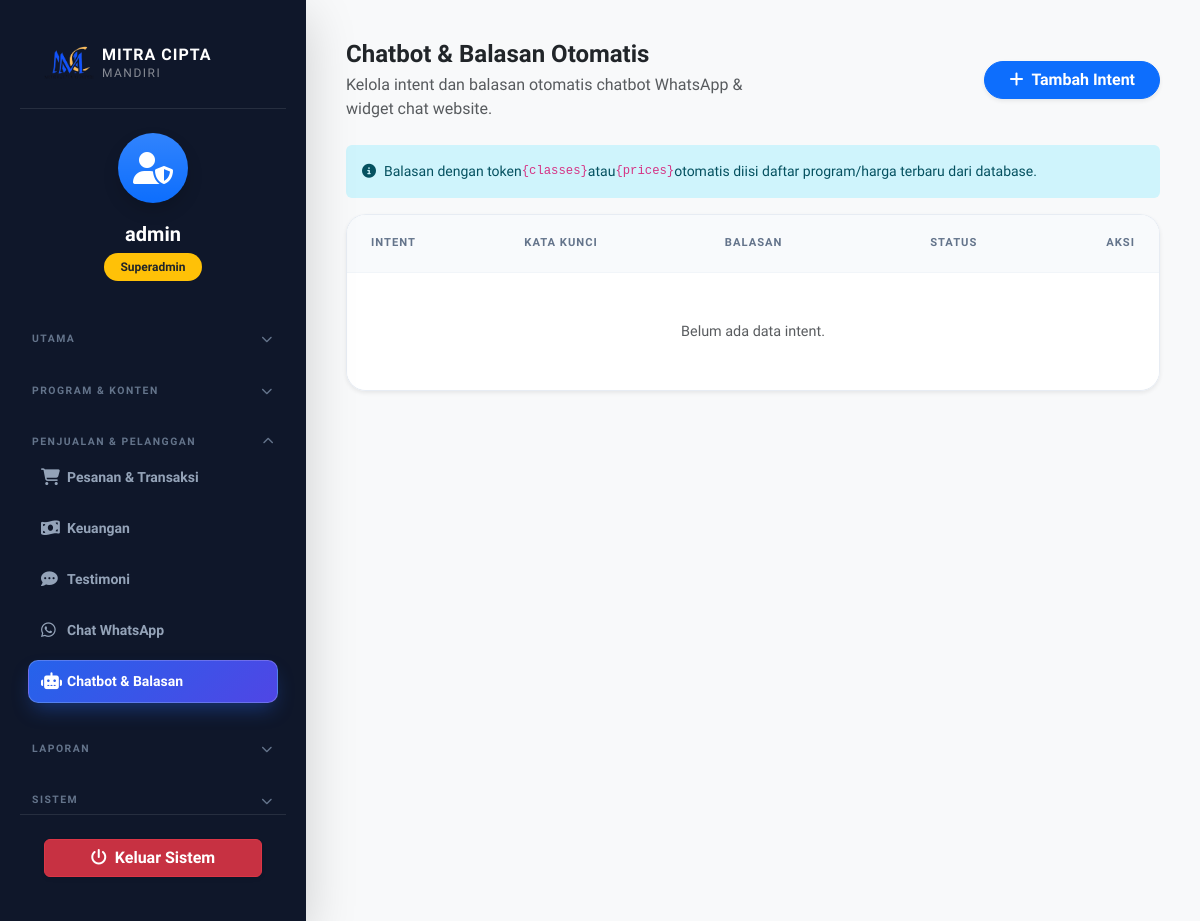
Before: /admin/dashboard.php?page=chatbot (signed in) with the older database file.
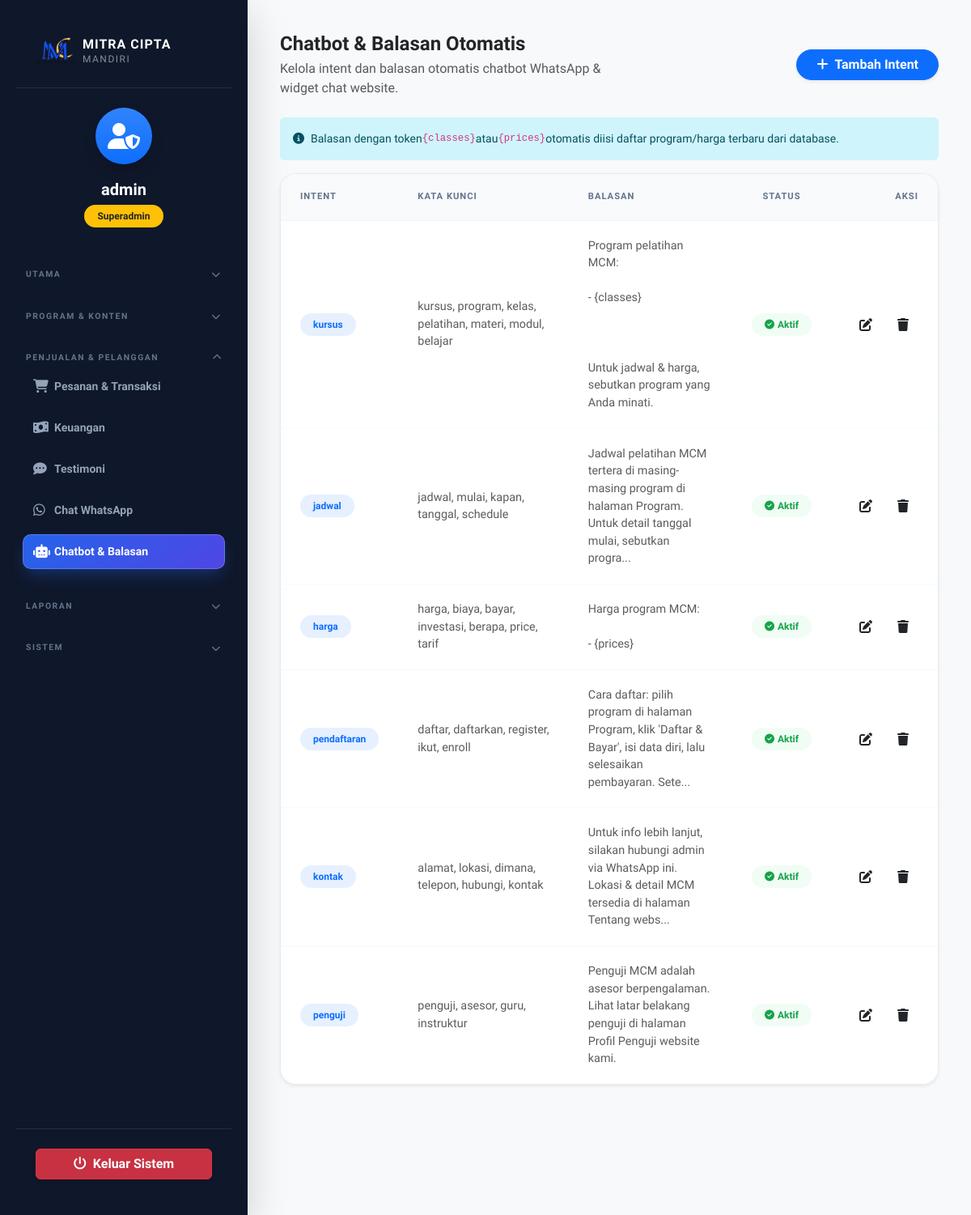
After: the same page with the newer database file.
### tables this page shows
CREATE TABLE IF NOT EXISTS `chatbot_intents` (
  `id` int NOT NULL AUTO_INCREMENT,
  `intent` varchar(50) NOT NULL,
  `keywords` text NOT NULL,
  `reply` text NOT NULL,
  `enabled` tinyint(1) NOT NULL DEFAULT '1',
  `created_at` timestamp NOT NULL DEFAULT CURRENT_TIMESTAMP,
  PRIMARY KEY (`id`),
  UNIQUE KEY `intent` (`intent`)
);

### admin/pages/chatbot.php (the view)
<div class="row align-items-center mb-4 g-3">
    <div class="col-md-6">
        <h2 class="fw-bold mb-1 text-dark">Chatbot & Balasan Otomatis</h2>
        <p class="text-muted mb-0">Kelola intent dan balasan otomatis chatbot WhatsApp & widget chat website.</p>
    </div>
    <div class="col-md-6 text-md-end">
        <button class="btn btn-primary rounded-pill px-4 fw-bold shadow-sm" onclick="resetChatbotIntentForm()">
            <i class="fas fa-plus me-2"></i>Tambah Intent
        </button>
    </div>
</div>
<div class="alert alert-info border-0 small d-flex align-items-center">
    <i class="fas fa-info-circle me-2"></i>
    Balasan dengan token <code>{classes}</code> atau <code>{prices}</code> otomatis diisi daftar program/harga terbaru dari database.
</div>
<div class="card border-0 shadow-sm">
    <div class="card-body p-0">
        <div class="table-responsive">
            <table class="table align-middle">
                <thead class="bg-light text-secondary small text-uppercase">
                    <tr>
                        <th class="ps-4">Intent</th>
                        <th>Kata Kunci</th>
                        <th>Balasan</th>
                        <th class="text-center">Status</th>
                        <th class="text-end pe-4">Aksi</th>
                    </tr>
                </thead>
                <tbody>
                    <?php if (empty($chatbotIntents)): ?>
                        <tr><td colspan="5" class="text-center py-5 text-muted">Belum ada data intent.</td></tr>
                    <?php else: ?>
                        <?php foreach ($chatbotIntents as $ci): ?>
                            <tr>
                                <td class="ps-4"><span class="badge bg-primary bg-opacity-10 text-primary"><?php echo htmlspecialchars($ci['intent']); ?></span></td>
                                <td class="small text-muted"><?php echo htmlspecialchars($ci['keywords']); ?></td>
                                <td class="small text-muted" style="max-width: 300px;">
                                    <div class="text-truncate" style="white-space: pre-line;" title="<?php echo htmlspecialchars($ci['reply']); ?>"><?php echo nl2br(htmlspecialchars(mb_strimwidth($ci['reply'], 0, 120, '...'))); ?></div>
                                </td>
                                <td class="text-center">
                                    <?php if ((int)$ci['enabled'] === 1): ?>
                                        <span class="badge badge-soft-success"><i class="fas fa-check-circle me-1"></i>Aktif</span>
                                    <?php else: ?>
                                        <span class="badge badge-soft-secondary">Nonaktif</span>
                                    <?php endif; ?>
                                </td>
                                <td class="text-end pe-4">
                                    <div class="d-flex justify-content-end gap-2">
                                        <button class="btn btn-action btn-soft-primary" onclick="editChatbotIntent(<?php echo htmlspecialchars(json_encode($ci)); ?>)">
                                            <i class="fas fa-edit"></i>
                                        </button>
                                        <button class="btn btn-action btn-soft-danger" onclick="deleteItem('chatbot', <?php echo $ci['id']; ?>)">
                                            <i class="fas fa-trash"></i>
                                        </button>
                                    </div>
                                </td>
                            </tr>
                        <?php endforeach; ?>
                    <?php endif; ?>
                </tbody>
            </table>
        </div>
    </div>
</div>

### admin/includes/head.php (shortened to what this page needs)
<!DOCTYPE html>
<html lang="id">
<head>
    <link href="https://cdn.jsdelivr.net/npm/bootstrap@5.3.0/dist/css/bootstrap.min.css" rel="stylesheet">
    <link rel="stylesheet" href="https://cdnjs.cloudflare.com/ajax/libs/font-awesome/6.4.0/css/all.min.css">
    <link href="https://unpkg.com/aos@2.3.1/dist/aos.css" rel="stylesheet">
</head>
<body>
<?php include __DIR__ . '/sidebar.php'; ?>
<div class="main-content bg-light" style="min-height: 100vh;">

### admin/includes/sidebar.php (shortened to what this page needs)
<?php
$groupMap = ['dashboard' => 'utama', 'classes' => 'program', 'categories' => 'program', 'instructors' => 'program', 'materials' => 'program', 'users' => 'program', 'gallery' => 'program', 'certs' => 'program', 'orders' => 'penjualan', 'finance' => 'penjualan', 'testimonials' => 'penjualan', 'chat' => 'penjualan', 'chatbot' => 'penjualan', 'reports' => 'laporan', 'admins' => 'sistem', 'settings' => 'sistem'];
$activeGroup = $groupMap[$page] ?? 'utama';
function mcm_group($id, $label, $key, $activeGroup) {
    $open = $activeGroup === $key ? ' show' : '';
    $expanded = $activeGroup === $key ? 'true' : 'false';
    return '<button class="sidebar-group-toggle" type="button" data-bs-toggle="collapse" data-bs-target="#grp-' . $id . '" aria-expanded="' . $expanded . '">'
        . '<span>' . $label . '</span><i class="fas fa-chevron-down"></i></button>'
        . '<div class="collapse' . $open . '" id="grp-' . $id . '">';
}
function mcm_item($page, $target, $icon, $label) {
    return '<li class="nav-item mb-1"><a href="?page=' . $target . '" class="nav-link ' . ($page === $target ? 'active' : '') . '">'
        . '<i class="' . $icon . '"></i> ' . $label . '</a></li>';
}
?>
<div class="sidebar d-flex flex-column shadow-lg" id="sidebar">
    <div class="p-4 d-flex align-items-center justify-content-between border-bottom border-secondary border-opacity-25">
        <a class="text-decoration-none d-flex align-items-center" href="#">
            <img src="../assets/img/logo.png" alt="MCM Logo" height="40" class="me-2">
            <div class="brand-text">
                <div class="fw-bold fs-6 text-white" style="letter-spacing: 1px; line-height: 1.1;">MITRA CIPTA</div>
                <div class="text-white-50" style="letter-spacing: 1.5px; font-size: 0.75rem;">MANDIRI</div>
            </div>
        </a>
    </div>
    <div class="px-4 py-4 mb-2 text-center">
        <div class="bg-gradient bg-primary rounded-circle d-inline-flex align-items-center justify-content-center mb-3 shadow" style="width: 70px; height: 70px; background: linear-gradient(135deg, var(--primary-color), var(--secondary-color));">
            <i class="fas fa-user-shield fs-2 text-white"></i>
        </div>
        <div class="text-white fw-bold fs-5"><?php echo htmlspecialchars($_SESSION['admin_username']); ?></div>
        <div class="badge bg-warning text-dark mt-1 px-3 rounded-pill">Superadmin</div>
    </div>
    <div class="sidebar-nav mb-auto">
        <?php echo mcm_group('utama', 'Utama', 'utama', $activeGroup); ?>
            <?php echo mcm_item($page, 'dashboard', 'fas fa-th-large', 'Dashboard'); ?>
        </div>
        <?php echo mcm_group('program', 'Program &amp; Konten', 'program', $activeGroup); ?>
        </div>
        <?php echo mcm_group('penjualan', 'Penjualan &amp; Pelanggan', 'penjualan', $activeGroup); ?>
        <ul class="nav flex-column px-2">
            <?php echo mcm_item($page, 'orders', 'fas fa-shopping-cart', 'Pesanan &amp; Transaksi'); ?>
            <?php echo mcm_item($page, 'finance', 'fas fa-money-bill-wave', 'Keuangan'); ?>
            <?php echo mcm_item($page, 'testimonials', 'fas fa-comment-dots', 'Testimoni'); ?>
            <?php echo mcm_item($page, 'chat', 'fab fa-whatsapp', 'Chat WhatsApp'); ?>
            <?php echo mcm_item($page, 'chatbot', 'fas fa-robot', 'Chatbot &amp; Balasan'); ?>
        </ul>
        </div>
        <?php echo mcm_group('laporan', 'Laporan', 'laporan', $activeGroup); ?>
        </div>
        <?php echo mcm_group('sistem', 'Sistem', 'sistem', $activeGroup); ?>
        </div>
    </div>
    <div class="p-4 mt-auto border-top border-secondary border-opacity-25">
        <a href="logout.php" class="btn btn-danger w-100 fw-bold shadow-sm" style="background: rgba(220, 53, 69, 0.9);"><i class="fas fa-power-off me-2"></i>Keluar Sistem</a>
    </div>
</div>

### admin/dashboard.php (shortened to what this page needs)
<?php
$page = $_GET['page'] ?? 'dashboard';
$chatbotIntents = [];
if ($page === 'chatbot') {
    try {
        require_once __DIR__ . '/../includes/whatsapp_client.php';
        $chatbotIntents = $pdo->query("SELECT * FROM chatbot_intents ORDER BY id ASC")->fetchAll();
    } catch (PDOException $e) {}
}
?>
<?php require __DIR__ . '/includes/head.php'; ?>
<?php if ($page === 'chatbot') include __DIR__ . '/pages/chatbot.php'; ?>
</div>
<?php require __DIR__ . '/includes/scripts.php'; ?>
</body>
</html>

### admin/includes/scripts.php (shortened to what this page needs)
</body>
</html>

### admin/includes/styles_head.php (style rules this page uses)
:root { --primary-color: #2563eb; --secondary-color: #3b82f6; --dark-bg: #0f172a; --sidebar-bg: #1e293b; }
html, body { height: auto !important; min-height: 100% !important; overflow-x: hidden !important; overflow-y: auto !important; -webkit-overflow-scrolling: touch; }
body { background-color: #f8fafc; font-family: 'Plus Jakarta Sans', sans-serif; color: #334155; -webkit-tap-highlight-color: transparent; overflow-x: hidden; }
.sidebar { height: 100vh; background-color: var(--dark-bg); width: 306px; padding: 20px; position: fixed; top: 0; left: 0; z-index: 1000; transition: all 0.3s cubic-bezier(0.4, 0, 0.2, 1); box-shadow: 4px 0 24px rgba(0,0,0,0.05); overflow-y: auto; scrollbar-width: thin; scrollbar-color: rgba(255,255,255,0.1) transparent; }
.sidebar .p-4 { padding: 0 0 16px; }
.sidebar > .p-4.mt-auto { padding: 20px 0 0; }
.sidebar .px-4 { padding: 16px 0; }
.sidebar .nav.flex-column { padding-left: 0; padding-right: 0; margin-bottom: 0; }
.sidebar .nav-link { color: #94a3b8; padding: 10px 12px; font-size: 0.875rem; font-weight: 600; border-radius: 10px; margin: 0 0 4px; transition: all 0.3s ease; display: flex; align-items: center; position: relative; overflow: hidden; border: 1px solid transparent; }
.sidebar .nav-link i { width: 26px; font-size: 1.05rem; transition: all 0.3s ease; }
.sidebar .nav-link.active { background: linear-gradient(135deg, #2563eb, #4f46e5); color: #fff !important; box-shadow: 0 10px 20px -5px rgba(37, 99, 235, 0.4); border-color: rgba(255,255,255,0.2); }
.sidebar .nav-link.active i { color: #fff !important; }
.sidebar-group-toggle { width: 100%; background: transparent; border: none; color: #64748b; font-size: 0.65rem; font-weight: 700; letter-spacing: 1.5px; text-transform: uppercase; padding: 14px 12px 6px; margin-top: 16px; display: flex; align-items: center; justify-content: space-between; cursor: pointer; transition: color 0.3s ease; }
.sidebar .sidebar-group-toggle:first-child { margin-top: 4px; }
.sidebar-group-toggle i { font-size: 0.7rem; transition: transform 0.3s ease; }
.sidebar-group-toggle[aria-expanded="true"] i { transform: rotate(180deg); }

### admin/includes/styles_head_components.php (style rules this page uses)
.main-content { margin-left: 306px; padding: 40px; transition: all 0.3s; }
.main-content h2:not(.stat-number) { font-size: 1.5rem; }
.card { border-radius: 1.25rem; border: 1px solid rgba(226, 232, 240, 0.6); box-shadow: 0 10px 30px -5px rgba(0, 0, 0, 0.04); background: #ffffff; transition: all 0.3s cubic-bezier(0.4, 0, 0.2, 1); }
.table-responsive { border-radius: 1.25rem; border: 1px solid rgba(226, 232, 240, 0.8); background: #fff; }
.table { margin-bottom: 0; }
.table thead th { background: #f8fafc; color: #64748b; font-weight: 700; text-transform: uppercase; font-size: 0.7rem; letter-spacing: 1px; padding: 1.25rem 1.5rem; border-bottom: 1px solid #f1f5f9; }
.table tbody td { padding: 1.25rem 1.5rem; border-bottom: 1px solid #f8fafc; color: #334155; font-size: 0.9rem; }
.table tbody tr:last-child td { border-bottom: none; }
.badge { padding: 0.5rem 1rem; font-weight: 700; border-radius: 50rem; font-size: 0.75rem; }
.badge-soft-success { background: #f0fdf4; color: #16a34a; }
.btn-action { width: 38px; height: 38px; padding: 0; display: inline-flex; align-items: center; justify-content: center; border-radius: 0.75rem; transition: all 0.2s; }

Changed rows visible on the page:
added chatbot_intents: intent "kursus", keywords "kursus, program, kelas, pelatihan, materi, modul, belajar", reply "Program pelatihan MCM: - {classes} Untuk jadwal & harga, sebutkan program yang Anda minati.", enabled 1 (drawn)
added chatbot_intents: intent "jadwal", keywords "jadwal, mulai, kapan, tanggal, schedule", reply "Jadwal pelatihan MCM tertera di masing-masing program di halaman Program. Untuk detail tanggal mulai, sebutkan progra...", enabled 1 (drawn)
added chatbot_intents: intent "harga", keywords "harga, biaya, bayar, investasi, berapa, price, tarif", reply "Harga program MCM: - {prices}", enabled 1 (drawn)
added chatbot_intents: intent "pendaftaran", keywords "daftar, daftarkan, register, ikut, enroll", reply "Cara daftar: pilih program di halaman Program, klik 'Daftar & Bayar', isi data diri, lalu selesaikan pembayaran. Sete...", enabled 1 (drawn)
added chatbot_intents: intent "kontak", keywords "alamat, lokasi, dimana, telepon, hubungi, kontak", reply "Untuk info lebih lanjut, silakan hubungi admin via WhatsApp ini. Lokasi & detail MCM tersedia di halaman Tentang webs...", enabled 1 (drawn)
added chatbot_intents: intent "penguji", keywords "penguji, asesor, guru, instruktur", reply "Penguji MCM adalah asesor berpengalaman. Lihat latar belakang penguji di halaman Profil Penguji website kami.", enabled 1 (drawn)
Other visible differences:
text no longer shown: "Belum ada data intent."
